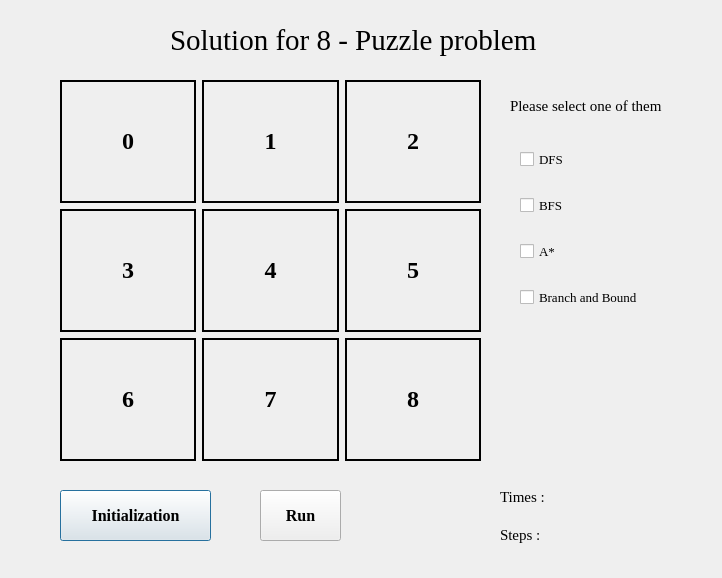
<?xml version="1.0" encoding="UTF-8"?>
<ui version="4.0">
 <class>Dialog</class>
 <widget class="QDialog" name="Dialog">
  <property name="geometry">
   <rect>
    <x>0</x>
    <y>0</y>
    <width>722</width>
    <height>578</height>
   </rect>
  </property>
  <property name="mouseTracking">
   <bool>false</bool>
  </property>
  <property name="windowTitle">
   <string>Dialog</string>
  </property>
  <property name="inputMethodHints">
   <set>Qt::ImhFormattedNumbersOnly</set>
  </property>
  <property name="sizeGripEnabled">
   <bool>false</bool>
  </property>
  <widget class="QWidget" name="gridLayoutWidget">
   <property name="geometry">
    <rect>
     <x>60</x>
     <y>80</y>
     <width>421</width>
     <height>381</height>
    </rect>
   </property>
   <layout class="QGridLayout" name="gridLayout">
    <item row="0" column="2">
     <widget class="QLabel" name="label_2">
      <property name="font">
       <font>
        <family>Times New Roman</family>
        <pointsize>18</pointsize>
        <weight>75</weight>
        <bold>true</bold>
       </font>
      </property>
      <property name="mouseTracking">
       <bool>true</bool>
      </property>
      <property name="frameShape">
       <enum>QFrame::WinPanel</enum>
      </property>
      <property name="lineWidth">
       <number>5</number>
      </property>
      <property name="text">
       <string>2</string>
      </property>
      <property name="alignment">
       <set>Qt::AlignCenter</set>
      </property>
      <property name="wordWrap">
       <bool>true</bool>
      </property>
      <property name="margin">
       <number>0</number>
      </property>
      <property name="indent">
       <number>0</number>
      </property>
      <property name="textInteractionFlags">
       <set>Qt::TextEditable|Qt::TextSelectableByMouse</set>
      </property>
     </widget>
    </item>
    <item row="1" column="2">
     <widget class="QLabel" name="label_5">
      <property name="font">
       <font>
        <family>Times New Roman</family>
        <pointsize>18</pointsize>
        <weight>75</weight>
        <bold>true</bold>
       </font>
      </property>
      <property name="mouseTracking">
       <bool>true</bool>
      </property>
      <property name="frameShape">
       <enum>QFrame::WinPanel</enum>
      </property>
      <property name="lineWidth">
       <number>5</number>
      </property>
      <property name="text">
       <string>5</string>
      </property>
      <property name="alignment">
       <set>Qt::AlignCenter</set>
      </property>
      <property name="wordWrap">
       <bool>true</bool>
      </property>
      <property name="margin">
       <number>0</number>
      </property>
      <property name="indent">
       <number>0</number>
      </property>
      <property name="textInteractionFlags">
       <set>Qt::TextEditable|Qt::TextSelectableByMouse</set>
      </property>
     </widget>
    </item>
    <item row="2" column="2">
     <widget class="QLabel" name="label_8">
      <property name="font">
       <font>
        <family>Times New Roman</family>
        <pointsize>18</pointsize>
        <weight>75</weight>
        <bold>true</bold>
       </font>
      </property>
      <property name="mouseTracking">
       <bool>true</bool>
      </property>
      <property name="frameShape">
       <enum>QFrame::WinPanel</enum>
      </property>
      <property name="lineWidth">
       <number>5</number>
      </property>
      <property name="text">
       <string>8</string>
      </property>
      <property name="alignment">
       <set>Qt::AlignCenter</set>
      </property>
      <property name="wordWrap">
       <bool>true</bool>
      </property>
      <property name="margin">
       <number>0</number>
      </property>
      <property name="indent">
       <number>0</number>
      </property>
      <property name="textInteractionFlags">
       <set>Qt::TextEditable|Qt::TextSelectableByMouse</set>
      </property>
     </widget>
    </item>
    <item row="1" column="1">
     <widget class="QLabel" name="label_4">
      <property name="font">
       <font>
        <family>Times New Roman</family>
        <pointsize>18</pointsize>
        <weight>75</weight>
        <bold>true</bold>
       </font>
      </property>
      <property name="mouseTracking">
       <bool>true</bool>
      </property>
      <property name="frameShape">
       <enum>QFrame::WinPanel</enum>
      </property>
      <property name="lineWidth">
       <number>5</number>
      </property>
      <property name="text">
       <string>4</string>
      </property>
      <property name="alignment">
       <set>Qt::AlignCenter</set>
      </property>
      <property name="wordWrap">
       <bool>true</bool>
      </property>
      <property name="margin">
       <number>0</number>
      </property>
      <property name="indent">
       <number>0</number>
      </property>
      <property name="textInteractionFlags">
       <set>Qt::TextEditable|Qt::TextSelectableByMouse</set>
      </property>
     </widget>
    </item>
    <item row="2" column="1">
     <widget class="QLabel" name="label_7">
      <property name="font">
       <font>
        <family>Times New Roman</family>
        <pointsize>18</pointsize>
        <weight>75</weight>
        <bold>true</bold>
       </font>
      </property>
      <property name="mouseTracking">
       <bool>true</bool>
      </property>
      <property name="frameShape">
       <enum>QFrame::WinPanel</enum>
      </property>
      <property name="lineWidth">
       <number>5</number>
      </property>
      <property name="text">
       <string>7</string>
      </property>
      <property name="alignment">
       <set>Qt::AlignCenter</set>
      </property>
      <property name="wordWrap">
       <bool>true</bool>
      </property>
      <property name="margin">
       <number>0</number>
      </property>
      <property name="indent">
       <number>0</number>
      </property>
      <property name="textInteractionFlags">
       <set>Qt::TextEditable|Qt::TextSelectableByMouse</set>
      </property>
     </widget>
    </item>
    <item row="0" column="1">
     <widget class="QLabel" name="label_1">
      <property name="font">
       <font>
        <family>Times New Roman</family>
        <pointsize>18</pointsize>
        <weight>75</weight>
        <bold>true</bold>
       </font>
      </property>
      <property name="mouseTracking">
       <bool>true</bool>
      </property>
      <property name="frameShape">
       <enum>QFrame::WinPanel</enum>
      </property>
      <property name="lineWidth">
       <number>5</number>
      </property>
      <property name="text">
       <string>1</string>
      </property>
      <property name="alignment">
       <set>Qt::AlignCenter</set>
      </property>
      <property name="wordWrap">
       <bool>true</bool>
      </property>
      <property name="margin">
       <number>0</number>
      </property>
      <property name="indent">
       <number>0</number>
      </property>
      <property name="textInteractionFlags">
       <set>Qt::TextEditable|Qt::TextSelectableByMouse</set>
      </property>
     </widget>
    </item>
    <item row="0" column="0">
     <widget class="QLabel" name="label_0">
      <property name="font">
       <font>
        <family>Times New Roman</family>
        <pointsize>18</pointsize>
        <weight>75</weight>
        <bold>true</bold>
       </font>
      </property>
      <property name="mouseTracking">
       <bool>true</bool>
      </property>
      <property name="frameShape">
       <enum>QFrame::WinPanel</enum>
      </property>
      <property name="lineWidth">
       <number>5</number>
      </property>
      <property name="text">
       <string>0</string>
      </property>
      <property name="alignment">
       <set>Qt::AlignCenter</set>
      </property>
      <property name="wordWrap">
       <bool>true</bool>
      </property>
      <property name="margin">
       <number>0</number>
      </property>
      <property name="indent">
       <number>0</number>
      </property>
      <property name="textInteractionFlags">
       <set>Qt::TextEditable|Qt::TextSelectableByMouse</set>
      </property>
     </widget>
    </item>
    <item row="1" column="0">
     <widget class="QLabel" name="label_3">
      <property name="font">
       <font>
        <family>Times New Roman</family>
        <pointsize>18</pointsize>
        <weight>75</weight>
        <bold>true</bold>
       </font>
      </property>
      <property name="mouseTracking">
       <bool>true</bool>
      </property>
      <property name="frameShape">
       <enum>QFrame::WinPanel</enum>
      </property>
      <property name="lineWidth">
       <number>5</number>
      </property>
      <property name="text">
       <string>3</string>
      </property>
      <property name="alignment">
       <set>Qt::AlignCenter</set>
      </property>
      <property name="wordWrap">
       <bool>true</bool>
      </property>
      <property name="margin">
       <number>0</number>
      </property>
      <property name="indent">
       <number>0</number>
      </property>
      <property name="textInteractionFlags">
       <set>Qt::TextEditable|Qt::TextSelectableByMouse</set>
      </property>
     </widget>
    </item>
    <item row="2" column="0">
     <widget class="QLabel" name="label_6">
      <property name="font">
       <font>
        <family>Times New Roman</family>
        <pointsize>18</pointsize>
        <weight>75</weight>
        <bold>true</bold>
       </font>
      </property>
      <property name="mouseTracking">
       <bool>true</bool>
      </property>
      <property name="frameShape">
       <enum>QFrame::WinPanel</enum>
      </property>
      <property name="lineWidth">
       <number>5</number>
      </property>
      <property name="text">
       <string>6</string>
      </property>
      <property name="alignment">
       <set>Qt::AlignCenter</set>
      </property>
      <property name="wordWrap">
       <bool>true</bool>
      </property>
      <property name="margin">
       <number>0</number>
      </property>
      <property name="indent">
       <number>0</number>
      </property>
      <property name="textInteractionFlags">
       <set>Qt::TextEditable|Qt::TextSelectableByMouse</set>
      </property>
     </widget>
    </item>
   </layout>
  </widget>
  <widget class="QLabel" name="label_title">
   <property name="geometry">
    <rect>
     <x>170</x>
     <y>20</y>
     <width>481</width>
     <height>41</height>
    </rect>
   </property>
   <property name="font">
    <font>
     <family>Times New Roman</family>
     <pointsize>22</pointsize>
     <weight>50</weight>
     <bold>false</bold>
    </font>
   </property>
   <property name="text">
    <string>Solution for 8 - Puzzle problem</string>
   </property>
  </widget>
  <widget class="QPushButton" name="initial">
   <property name="geometry">
    <rect>
     <x>60</x>
     <y>490</y>
     <width>151</width>
     <height>51</height>
    </rect>
   </property>
   <property name="font">
    <font>
     <family>Times New Roman</family>
     <pointsize>12</pointsize>
     <weight>75</weight>
     <bold>true</bold>
    </font>
   </property>
   <property name="text">
    <string>Initialization</string>
   </property>
  </widget>
  <widget class="QPushButton" name="run">
   <property name="geometry">
    <rect>
     <x>260</x>
     <y>490</y>
     <width>81</width>
     <height>51</height>
    </rect>
   </property>
   <property name="font">
    <font>
     <family>Times New Roman</family>
     <pointsize>12</pointsize>
     <weight>75</weight>
     <bold>true</bold>
    </font>
   </property>
   <property name="text">
    <string>Run</string>
   </property>
  </widget>
  <widget class="QWidget" name="verticalLayoutWidget">
   <property name="geometry">
    <rect>
     <x>520</x>
     <y>130</y>
     <width>171</width>
     <height>201</height>
    </rect>
   </property>
   <layout class="QVBoxLayout" name="verticalLayout">
    <item>
     <widget class="QCheckBox" name="checkBox_dfs">
      <property name="font">
       <font>
        <family>Times New Roman</family>
        <pointsize>10</pointsize>
       </font>
      </property>
      <property name="text">
       <string>DFS</string>
      </property>
      <property name="checked">
       <bool>false</bool>
      </property>
      <property name="autoExclusive">
       <bool>true</bool>
      </property>
      <property name="tristate">
       <bool>true</bool>
      </property>
     </widget>
    </item>
    <item>
     <widget class="QCheckBox" name="checkBox_bfs">
      <property name="font">
       <font>
        <family>Times New Roman</family>
        <pointsize>10</pointsize>
       </font>
      </property>
      <property name="text">
       <string>BFS</string>
      </property>
      <property name="checked">
       <bool>false</bool>
      </property>
      <property name="autoExclusive">
       <bool>true</bool>
      </property>
      <property name="tristate">
       <bool>true</bool>
      </property>
     </widget>
    </item>
    <item>
     <widget class="QCheckBox" name="checkBox_A">
      <property name="font">
       <font>
        <family>Times New Roman</family>
        <pointsize>10</pointsize>
       </font>
      </property>
      <property name="text">
       <string>A*</string>
      </property>
      <property name="checked">
       <bool>false</bool>
      </property>
      <property name="autoExclusive">
       <bool>true</bool>
      </property>
      <property name="tristate">
       <bool>true</bool>
      </property>
     </widget>
    </item>
    <item>
     <widget class="QCheckBox" name="checkBox_B">
      <property name="font">
       <font>
        <family>Times New Roman</family>
        <pointsize>10</pointsize>
       </font>
      </property>
      <property name="text">
       <string>Branch and Bound</string>
      </property>
      <property name="checked">
       <bool>false</bool>
      </property>
      <property name="autoExclusive">
       <bool>true</bool>
      </property>
      <property name="tristate">
       <bool>true</bool>
      </property>
     </widget>
    </item>
   </layout>
  </widget>
  <widget class="QLabel" name="label">
   <property name="geometry">
    <rect>
     <x>510</x>
     <y>90</y>
     <width>191</width>
     <height>31</height>
    </rect>
   </property>
   <property name="font">
    <font>
     <family>Times New Roman</family>
     <pointsize>11</pointsize>
    </font>
   </property>
   <property name="text">
    <string>Please select one of them</string>
   </property>
  </widget>
  <widget class="QWidget" name="gridLayoutWidget_2">
   <property name="geometry">
    <rect>
     <x>500</x>
     <y>480</y>
     <width>181</width>
     <height>71</height>
    </rect>
   </property>
   <layout class="QGridLayout" name="gridLayout_2">
    <item row="0" column="0">
     <widget class="QLabel" name="label_9">
      <property name="font">
       <font>
        <family>Times New Roman</family>
        <pointsize>11</pointsize>
       </font>
      </property>
      <property name="text">
       <string>Times :</string>
      </property>
     </widget>
    </item>
    <item row="1" column="0">
     <widget class="QLabel" name="label_10">
      <property name="font">
       <font>
        <family>Times New Roman</family>
        <pointsize>11</pointsize>
       </font>
      </property>
      <property name="text">
       <string>Steps :</string>
      </property>
     </widget>
    </item>
    <item row="0" column="1">
     <widget class="QLabel" name="label_time">
      <property name="font">
       <font>
        <family>Times New Roman</family>
        <pointsize>10</pointsize>
        <weight>50</weight>
        <bold>false</bold>
       </font>
      </property>
      <property name="mouseTracking">
       <bool>true</bool>
      </property>
      <property name="frameShape">
       <enum>QFrame::NoFrame</enum>
      </property>
      <property name="lineWidth">
       <number>0</number>
      </property>
      <property name="text">
       <string/>
      </property>
      <property name="alignment">
       <set>Qt::AlignCenter</set>
      </property>
      <property name="wordWrap">
       <bool>true</bool>
      </property>
      <property name="margin">
       <number>0</number>
      </property>
      <property name="indent">
       <number>0</number>
      </property>
      <property name="textInteractionFlags">
       <set>Qt::TextEditable|Qt::TextSelectableByMouse</set>
      </property>
     </widget>
    </item>
    <item row="1" column="1">
     <widget class="QLabel" name="label_time_2">
      <property name="font">
       <font>
        <family>Times New Roman</family>
        <pointsize>10</pointsize>
        <weight>50</weight>
        <bold>false</bold>
       </font>
      </property>
      <property name="mouseTracking">
       <bool>true</bool>
      </property>
      <property name="frameShape">
       <enum>QFrame::NoFrame</enum>
      </property>
      <property name="lineWidth">
       <number>0</number>
      </property>
      <property name="text">
       <string/>
      </property>
      <property name="alignment">
       <set>Qt::AlignCenter</set>
      </property>
      <property name="wordWrap">
       <bool>true</bool>
      </property>
      <property name="margin">
       <number>0</number>
      </property>
      <property name="indent">
       <number>0</number>
      </property>
      <property name="textInteractionFlags">
       <set>Qt::TextEditable|Qt::TextSelectableByMouse</set>
      </property>
     </widget>
    </item>
   </layout>
  </widget>
 </widget>
 <resources/>
 <connections>
  <connection>
   <sender>initial</sender>
   <signal>clicked()</signal>
   <receiver>Dialog</receiver>
   <slot>accept()</slot>
   <hints>
    <hint type="sourcelabel">
     <x>135</x>
     <y>525</y>
    </hint>
    <hint type="destinationlabel">
     <x>360</x>
     <y>293</y>
    </hint>
   </hints>
  </connection>
  <connection>
   <sender>run</sender>
   <signal>clicked()</signal>
   <receiver>Dialog</receiver>
   <slot>accept()</slot>
   <hints>
    <hint type="sourcelabel">
     <x>300</x>
     <y>515</y>
    </hint>
    <hint type="destinationlabel">
     <x>360</x>
     <y>288</y>
    </hint>
   </hints>
  </connection>
 </connections>
</ui>
